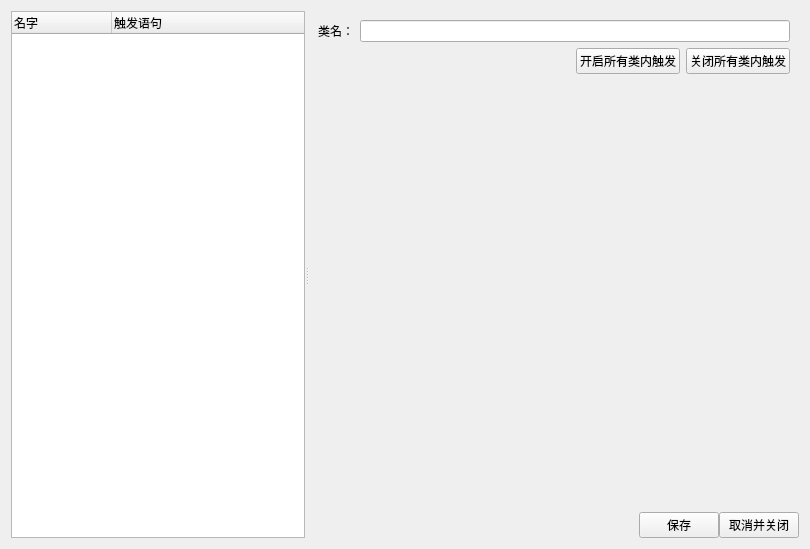
<?xml version="1.0" encoding="UTF-8"?>
<ui version="4.0">
 <class>RegForm</class>
 <widget class="QWidget" name="RegForm">
  <property name="geometry">
   <rect>
    <x>0</x>
    <y>0</y>
    <width>810</width>
    <height>549</height>
   </rect>
  </property>
  <property name="windowTitle">
   <string>Form</string>
  </property>
  <property name="toolTip">
   <string>全局必定唯一的名字，用于快捷开关一整组触发语句</string>
  </property>
  <layout class="QGridLayout" name="gridLayout_6">
   <item row="0" column="0">
    <widget class="QSplitter" name="splitter">
     <property name="orientation">
      <enum>Qt::Horizontal</enum>
     </property>
     <widget class="QTreeWidget" name="regTrre">
      <column>
       <property name="text">
        <string>名字</string>
       </property>
      </column>
      <column>
       <property name="text">
        <string>触发语句</string>
       </property>
      </column>
     </widget>
     <widget class="QWidget" name="">
      <layout class="QVBoxLayout" name="verticalLayout_5">
       <property name="spacing">
        <number>0</number>
       </property>
       <item>
        <widget class="QStackedWidget" name="parentStackedWidget">
         <property name="currentIndex">
          <number>0</number>
         </property>
         <widget class="QWidget" name="parentPage">
          <layout class="QGridLayout" name="gridLayout_4">
           <item row="0" column="0">
            <layout class="QVBoxLayout" name="verticalLayout_4">
             <item>
              <layout class="QHBoxLayout" name="horizontalLayout_7">
               <item>
                <widget class="QLabel" name="parentLeiLabel">
                 <property name="text">
                  <string>类名：</string>
                 </property>
                </widget>
               </item>
               <item>
                <widget class="QLineEdit" name="parentLE"/>
               </item>
              </layout>
             </item>
             <item>
              <layout class="QHBoxLayout" name="horizontalLayout_6">
               <item>
                <spacer name="horizontalSpacer_2">
                 <property name="orientation">
                  <enum>Qt::Horizontal</enum>
                 </property>
                 <property name="sizeHint" stdset="0">
                  <size>
                   <width>40</width>
                   <height>20</height>
                  </size>
                 </property>
                </spacer>
               </item>
               <item>
                <widget class="QPushButton" name="parentOpenBT">
                 <property name="text">
                  <string>开启所有类内触发</string>
                 </property>
                </widget>
               </item>
               <item>
                <widget class="QPushButton" name="parentCloseBT">
                 <property name="text">
                  <string>关闭所有类内触发</string>
                 </property>
                </widget>
               </item>
              </layout>
             </item>
             <item>
              <spacer name="verticalSpacer_3">
               <property name="orientation">
                <enum>Qt::Vertical</enum>
               </property>
               <property name="sizeHint" stdset="0">
                <size>
                 <width>20</width>
                 <height>40</height>
                </size>
               </property>
              </spacer>
             </item>
            </layout>
           </item>
          </layout>
         </widget>
         <widget class="QWidget" name="childPage">
          <layout class="QGridLayout" name="gridLayout_5">
           <item row="0" column="0">
            <layout class="QVBoxLayout" name="verticalLayout_3">
             <item>
              <layout class="QGridLayout" name="gridLayout_3">
               <item row="0" column="0">
                <widget class="QLabel" name="leiLabel">
                 <property name="toolTip">
                  <string>全局必定唯一的名字，用于快捷开关一整组触发语句</string>
                 </property>
                 <property name="text">
                  <string>类名：</string>
                 </property>
                </widget>
               </item>
               <item row="0" column="1">
                <widget class="QLineEdit" name="leiLE">
                 <property name="toolTip">
                  <string>全局必定唯一的名字，用于快捷开关一整组触发语句</string>
                 </property>
                 <property name="text">
                  <string>默认分组</string>
                 </property>
                 <property name="placeholderText">
                  <string/>
                 </property>
                </widget>
               </item>
               <item row="0" column="2">
                <widget class="QCheckBox" name="enableCB">
                 <property name="toolTip">
                  <string>勾上则开启触发，不勾则关闭触发</string>
                 </property>
                 <property name="text">
                  <string>开启</string>
                 </property>
                 <property name="checked">
                  <bool>true</bool>
                 </property>
                </widget>
               </item>
               <item row="1" column="0">
                <widget class="QLabel" name="nameLabel">
                 <property name="toolTip">
                  <string>类内唯一的名字，不同类可以有同样名字的触发语句</string>
                 </property>
                 <property name="text">
                  <string>名字：</string>
                 </property>
                </widget>
               </item>
               <item row="1" column="1">
                <widget class="QLineEdit" name="nameLE">
                 <property name="toolTip">
                  <string>类内唯一的名字，不同类可以有同样名字的触发语句</string>
                 </property>
                </widget>
               </item>
               <item row="1" column="2">
                <widget class="QCheckBox" name="serverTextRegCB">
                 <property name="text">
                  <string>原文触发</string>
                 </property>
                </widget>
               </item>
              </layout>
             </item>
             <item>
              <layout class="QHBoxLayout" name="horizontalLayout_4">
               <item>
                <widget class="QLabel" name="regStrLabel">
                 <property name="toolTip">
                  <string>必须是正则表达式，也只严格支持正则表达式</string>
                 </property>
                 <property name="text">
                  <string>触发语句：</string>
                 </property>
                </widget>
               </item>
               <item>
                <widget class="QLineEdit" name="regStrLE">
                 <property name="toolTip">
                  <string>必须是正则表达式，也只严格支持正则表达式</string>
                 </property>
                </widget>
               </item>
              </layout>
             </item>
             <item>
              <layout class="QHBoxLayout" name="horizontalLayout_5">
               <item>
                <widget class="QLabel" name="rowLabel">
                 <property name="toolTip">
                  <string>由用户填入该触发语句触发几行，触发时会拿出对应数量的句子进行匹配，可填比实际行数多的数值</string>
                 </property>
                 <property name="text">
                  <string>被触发的句子有几行：</string>
                 </property>
                </widget>
               </item>
               <item>
                <widget class="QLineEdit" name="rowLE">
                 <property name="toolTip">
                  <string>由用户填入该触发语句触发几行，触发时会拿出对应数量的句子进行匹配，可填比实际行数多的数值</string>
                 </property>
                 <property name="text">
                  <string>1</string>
                 </property>
                </widget>
               </item>
               <item>
                <widget class="QCheckBox" name="oneStrOneRegCB">
                 <property name="toolTip">
                  <string>假若一句话可以被一句触发多次触发，比如：123456可以被'\d'触发6次。勾选上后仅触发一次就停止触发，不勾选上则会连续触发6次</string>
                 </property>
                 <property name="text">
                  <string>每次被触发语句仅触发一次</string>
                 </property>
                 <property name="checked">
                  <bool>true</bool>
                 </property>
                </widget>
               </item>
              </layout>
             </item>
             <item>
              <widget class="QCheckBox" name="sysOrUserCB">
               <property name="toolTip">
                <string>假若一句话可以被一句触发多次触发，比如：123456可以被'\d'触发6次。勾选上后仅触发一次就停止触发，不勾选上则会连续触发6次</string>
               </property>
               <property name="text">
                <string>发送给tcp</string>
               </property>
               <property name="checked">
                <bool>true</bool>
               </property>
              </widget>
             </item>
             <item>
              <widget class="QStackedWidget" name="sysOrUserWidget">
               <property name="currentIndex">
                <number>0</number>
               </property>
               <widget class="QWidget" name="userPage">
                <layout class="QGridLayout" name="gridLayout">
                 <item row="0" column="0">
                  <layout class="QVBoxLayout" name="verticalLayout">
                   <item>
                    <layout class="QHBoxLayout" name="horizontalLayout">
                     <item>
                      <widget class="QLabel" name="userPortLabel">
                       <property name="toolTip">
                        <string>类内唯一的名字，不同类可以有同样名字的触发语句</string>
                       </property>
                       <property name="text">
                        <string>用户端口：</string>
                       </property>
                      </widget>
                     </item>
                     <item>
                      <widget class="QLineEdit" name="userPortLE">
                       <property name="toolTip">
                        <string>必须是正则表达式，也只严格支持正则表达式</string>
                       </property>
                      </widget>
                     </item>
                    </layout>
                   </item>
                   <item>
                    <spacer name="verticalSpacer">
                     <property name="orientation">
                      <enum>Qt::Vertical</enum>
                     </property>
                     <property name="sizeHint" stdset="0">
                      <size>
                       <width>20</width>
                       <height>40</height>
                      </size>
                     </property>
                    </spacer>
                   </item>
                  </layout>
                 </item>
                </layout>
               </widget>
               <widget class="QWidget" name="sysPage">
                <layout class="QGridLayout" name="gridLayout_2">
                 <item row="0" column="0">
                  <layout class="QVBoxLayout" name="verticalLayout_2">
                   <item>
                    <layout class="QHBoxLayout" name="horizontalLayout_2">
                     <item>
                      <widget class="QLabel" name="cmdLabel">
                       <property name="toolTip">
                        <string>类内唯一的名字，不同类可以有同样名字的触发语句</string>
                       </property>
                       <property name="text">
                        <string>执行命令：</string>
                       </property>
                      </widget>
                     </item>
                     <item>
                      <widget class="QLineEdit" name="cmdLE">
                       <property name="toolTip">
                        <string>必须是正则表达式，也只严格支持正则表达式</string>
                       </property>
                      </widget>
                     </item>
                    </layout>
                   </item>
                   <item>
                    <spacer name="verticalSpacer_2">
                     <property name="orientation">
                      <enum>Qt::Vertical</enum>
                     </property>
                     <property name="sizeHint" stdset="0">
                      <size>
                       <width>20</width>
                       <height>40</height>
                      </size>
                     </property>
                    </spacer>
                   </item>
                  </layout>
                 </item>
                </layout>
               </widget>
              </widget>
             </item>
            </layout>
           </item>
          </layout>
         </widget>
        </widget>
       </item>
       <item>
        <layout class="QHBoxLayout" name="horizontalLayout_3">
         <item>
          <spacer name="horizontalSpacer">
           <property name="orientation">
            <enum>Qt::Horizontal</enum>
           </property>
           <property name="sizeHint" stdset="0">
            <size>
             <width>40</width>
             <height>20</height>
            </size>
           </property>
          </spacer>
         </item>
         <item>
          <widget class="QPushButton" name="saveBT">
           <property name="text">
            <string>保存</string>
           </property>
          </widget>
         </item>
         <item>
          <widget class="QPushButton" name="closeBT">
           <property name="text">
            <string>取消并关闭</string>
           </property>
          </widget>
         </item>
        </layout>
       </item>
      </layout>
     </widget>
    </widget>
   </item>
  </layout>
 </widget>
 <resources/>
 <connections/>
</ui>
